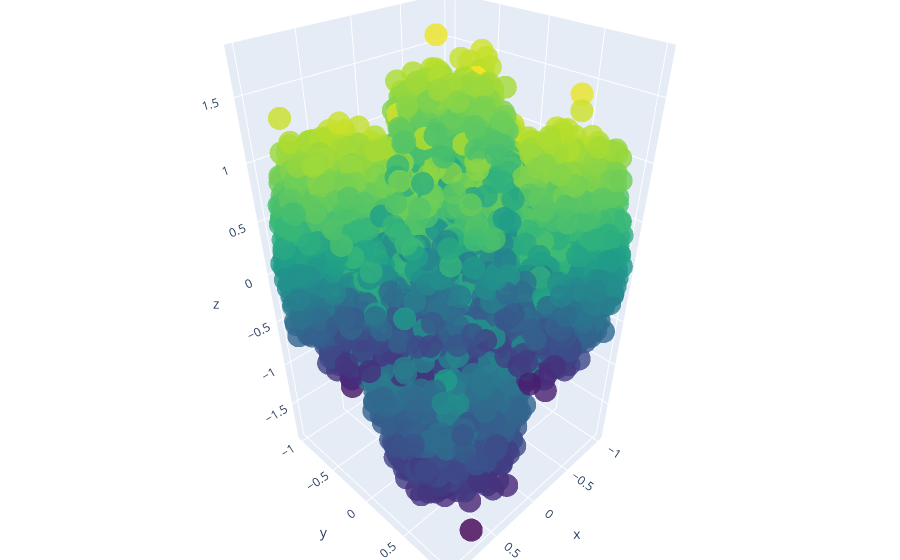

The notebook cell this image was saved under:
### Code cell
import plotly.graph_objs as go

trace = go.Scatter3d(
    x=x[:, 0],
    y=x[:, 1],
    z=y,
    mode="markers",
    marker=dict(size=8, color=y, colorscale="Viridis", opacity=0.8),
)

# Create layout for the plot
layout = go.Layout(
    margin=dict(l=0, r=0, b=0, t=0),
)

# Create figure and add trace
fig = go.Figure(data=[trace], layout=layout)

# Show plot
fig.show()

### Figure 1 — Plotly figure (JSON) as saved in the notebook; plotly's stock layout.template omitted (floating-point values rounded to 4 significant figures; data arrays with more than 128 entries replaced by an {"elided": "..."} marker saying what was removed)
{"data": [{"marker": {"color": {"elided": "10000 float values"}, "colorscale": [[0, "#440154"], [0.1111, "#482878"], [0.2222, "#3e4989"], [0.3333, "#31688e"], [0.4444, "#26828e"], [0.5556, "#1f9e89"], [0.6667, "#35b779"], [0.7778, "#6ece58"], [0.8889, "#b5de2b"], [1, "#fde725"]], "opacity": 0.8, "size": 8}, "mode": "markers", "type": "scatter3d", "x": {"elided": "10000 float values"}, "y": {"elided": "10000 float values"}, "z": {"elided": "10000 float values"}}], "layout": {"margin": {"b": 0, "l": 0, "r": 0, "t": 0}}}
